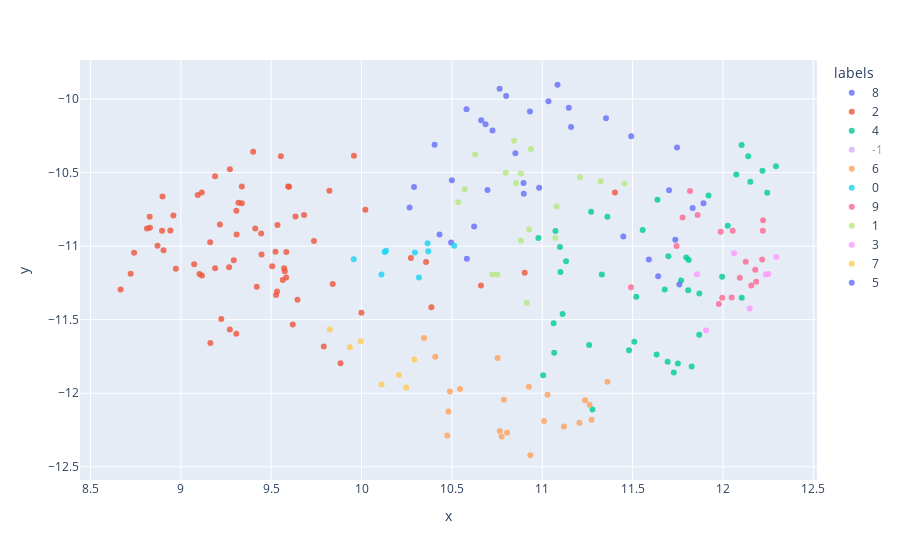

The code cell stored with this chart in its notebook:
### Code cell
def bert_topic_model(df):
    start_time=time.time()
    pdf=utils.preprocess_text(df)
    emb= model.encode(pdf,show_progress_bar=True)
    umap_data, cluster_labels =cluster_and_reduce(emb)
    result = pd.DataFrame(umap_data, columns=['x', 'y','z'])
    result['labels'] = cluster_labels
    result['headline'] = df["seo_title"].values
    result['seo_title'] = df["headline"].values
    result['created_at'] = df["created_at"].dt.date.values
    outliers = result.loc[result.labels == -1, :]
    clustered = result.loc[result.labels != -1, :]
    print("--- %s seconds ---" % (time.time() - start_time))

    print("Outliers: {} | Clustered: {} | {} \n Cluster count: {} ".format(len(outliers),len(clustered),
                                                                 (len(clustered)/(len(outliers)+len(clustered)))
                                                                 ,len(clustered.labels.unique())))
    
    docs_df = pd.DataFrame(pdf, columns=["Doc"])
    docs_df['Topic'] = cluster_labels
    docs_df['Doc_ID'] =df.index.values#df["article_uid"]#range(len(docs_df))
    docs_per_topic = docs_df.groupby(['Topic'], as_index = False).agg({'Doc': ' '.join})

    return result,docs_per_topic

res,docs_per_topic =bert_topic_model(two_weeks_arr[1])

scatter_plot(res)

### Figure 1 — Plotly figure (JSON) as saved in the notebook; plotly's stock layout.template omitted (floating-point values rounded to 4 significant figures)
{"data": [{"customdata": [["2020-09-03"], ["2020-09-03"], ["2020-09-03"], ["2020-09-03"], ["2020-09-03"], ["2020-09-03"], ["2020-09-03"], ["2020-09-03"], ["2020-09-03"], ["2020-09-03"], ["2020-09-03"], ["2020-09-03"], ["2020-09-03"], ["2020-09-03"], ["2020-09-03"], ["2020-09-03"], ["2020-09-03"], ["2020-09-03"], ["2020-09-03"], ["2020-09-03"], ["2020-09-03"], ["2020-09-03"], ["2020-09-03"], ["2020-09-03"], ["2020-09-03"], ["2020-09-03"], ["2020-09-03"], ["2020-09-03"]], "hovertemplate": "<b>%{hovertext}</b><br><br>labels=8<br>x=%{x}<br>y=%{y}<br>created_at=%{customdata[0]}<extra></extra>", "hovertext": ["Gerhard Conradi wurden zwei in 16 Tagen gestohlen - Jedes 5. geklaute Fahrrad ist einE-Bike  -Sachsen-Anhalt -Bild.de", "Eklat in Stadtverordnetenversammlung - Feldmann untersagt Frank das Wort  -Frankfurt -Bild.de", "Leipzig: Warum kostet so ein Grundstück 1,3 Millionen Euro?  -Leipzig -Bild.de", "Alles nur geklaut - Ex-MDR-Star Steimle hat Ärger mit dem Konsum  -Leipzig -Bild.de", "Dresden: Tickt Eure Parkuhr  noch ganz richtig?  -Dresden -Bild.de", "Dresden: Erstes Schiff fährt unter Schweizer Flagge  -Dresden -Bild.de", "Günther Uecker (90) - Eine Schau zum Geburtstag  -Düsseldorf -Bild.de", "Cannabis: Drohne lässt Gras-Tütchen auf Tel Aviv regnen – Passanten freuen sich  -News Ausland -Bild.de", "Debakel für Stadt München: Amazon statt Wohnungen  -München -Bild.de", "Erster Auftritt in Thomaskirche - Thomanerchor singt wieder los  -Leipzig -Bild.de", "Wegen Awo-Affäre: Frankfurts OB Feldmann zeigt seinen Steuerbescheid *** BILDplus Inhalt ***  -Frankfurt -Bild.de", "Retourenbetrieb macht dicht - Otto-Versand streicht 840 Jobs  -Hamburg -Bild.de", "Private Pleiten durch Corona: Wann bin ich überschuldet – und was kann ich tun? *** BILDplus Inhalt ***  -Ratgeber -Bild.de", "Wohnungsnot in Städten: Minihäuser auf Rädern als neues Zuhause  -Wirtschaft -Bild.de", "Corona-Aufstand gegen Macron - EU-Abgeordnete wollen nicht nach Straßburg! *** BILDplus Inhalt ***  -Politik Ausland -Bild.de", "Frankfurt: Ausstellung für Kai Pfaffenbach: Was er sieht, ist GUT und BÖSE!  -Frankfurt -Bild.de", "Coming-out zum Weihnachtsfest: Der schwule Grimm-Bruder Ferdinand  -Bild.de", "OB-Sonderberater Peter Postleb (72) - Null Toleranz für Müllsünder  -Frankfurt -Bild.de", "Corona zum Trotz: Viele Manager lehnen Boni-Kürzungen ab  -Politik Inland -Bild.de", "Gouverneur Cuomo droht Trump: Er braucht in New York City Schutz der Armee  -Politik Ausland -Bild.de", "BILD-Wettschule - Was Sie bei JEDER Wette unbedingt machen sollten *** BILDplus Inhalt ***  -Bild.de", "Immer mehr Müll - Städte ächzen unter Pizzakarton-Flut  -München -Bild.de", "Insolvenz angemeldet: Kult-Puff „Pascha“ wegen Corona pleite!  -Köln -Bild.de", "Neues Konzerthaus: Stadt Nürnberg verteidigt Baumfällungen  -Nürnberg -Bild.de", "Dijon Kizzee erschossen: Nachbarin: „Abgeknallt wie einen Hund“ *** BILDplus Inhalt ***  -News Ausland -Bild.de", "Rentnerin aus Alling kauft Haus für Flüchtlinge *** BILDplus Inhalt ***  -München -Bild.de", "Wegen Terror-Angst und Drogen-Schande - Zaun für Jüdischen Friedhof  -Hamburg -Bild.de", "Mit Segen des Pfarrers - Ich blase in der Kirche das Alphorn!  -Leipzig -Bild.de"], "legendgroup": "8", "marker": {"color": "#636efa", "opacity": 0.8, "symbol": "circle"}, "mode": "markers", "name": "8", "orientation": "v", "showlegend": true, "type": "scatter", "x": [10.7, 11.03, 11.15, 10.5, 11.08, 10.27, 10.43, 10.98, 10.76, 10.5, 10.58, 11.35, 11.75, 10.8, 10.69, 10.29, 10.58, 10.4, 11.7, 10.9, 11.49, 10.93, 10.72, 11.16, 10.9, 10.66, 10.85, 10.62], "xaxis": "x", "y": [-10.62, -10.01, -10.06, -10.55, -9.903, -10.74, -10.92, -10.6, -9.93, -10.98, -10.07, -10.13, -10.33, -9.979, -10.17, -10.6, -11.09, -10.31, -10.62, -10.57, -10.25, -10.08, -10.21, -10.19, -10.64, -10.14, -10.37, -10.87], "yaxis": "y"}, {"customdata": [["2020-09-03"], ["2020-09-03"], ["2020-09-03"], ["2020-09-03"], ["2020-09-03"], ["2020-09-03"], ["2020-09-03"], ["2020-09-03"], ["2020-09-03"], ["2020-09-03"], ["2020-09-03"], ["2020-09-03"], ["2020-09-03"], ["2020-09-03"], ["2020-09-03"], ["2020-09-03"], ["2020-09-03"], ["2020-09-03"], ["2020-09-03"], ["2020-09-03"], ["2020-09-03"], ["2020-09-03"], ["2020-09-03"], ["2020-09-03"], ["2020-09-03"], ["2020-09-03"], ["2020-09-03"], ["2020-09-03"], ["2020-09-03"], ["2020-09-03"], ["2020-09-03"], ["2020-09-03"], ["2020-09-03"], ["2020-09-03"], ["2020-09-03"], ["2020-09-03"], ["2020-09-03"], ["2020-09-03"], ["2020-09-03"], ["2020-09-03"], ["2020-09-03"], ["2020-09-03"], ["2020-09-03"], ["2020-09-03"], ["2020-09-03"], ["2020-09-03"], ["2020-09-03"], ["2020-09-03"], ["2020-09-03"], ["2020-09-03"], ["2020-09-03"], ["2020-09-03"], ["2020-09-03"], ["2020-09-03"], ["2020-09-03"], ["2020-09-03"], ["2020-09-03"], ["2020-09-03"], ["2020-09-03"], ["2020-09-03"], ["2020-09-03"], ["2020-09-03"], ["2020-09-03"], ["2020-09-03"], ["2020-09-03"], ["2020-09-03"], ["2020-09-03"], ["2020-09-03"], ["2020-09-03"], ["2020-09-03"]], "hovertemplate": "<b>%{hovertext}</b><br><br>labels=2<br>x=%{x}<br>y=%{y}<br>created_at=%{customdata[0]}<extra></extra>", "hovertext": ["Hertha BSC: Maximilian Mittelstädt kämpft um Stammplatz und Olympia  -Bundesliga -Bild.de", "Werder Bremen: Kohfeldts K-Frage: Löst Davy Klaassen Niklas Moisander ab?  -Bundesliga -Bild.de", "Das ist Christoph Metzelder: Vom Ministranten zum Vize-Weltmeister  -News Inland -Bild.de", "Abflug nach Monaco - Volland bekommt Popo-Spruch zum Abschied  -Bundesliga -Bild.de", "Das Spieler-Zeugnis der DFB-Stars: Kroos der Kopf, Gosens legt Tor auf *** BILDplus Inhalt ***  -Fussball -Bild.de", "Mehmet Scholl: \"Timo Werner zeigt, warum er so viel Geld wert ist\"  -Fussball -Bild.de", "Tour de France: Ullrich-Helfer rechnet mit Radfahr-Star ab  -Radsport -Bild.de", "Pherai, Collins und Knauff: So plant Favre mit seinenm BVB-Talenten *** BILDplus Inhalt ***  -Bundesliga -Bild.de", "Nationalmannschaft: 1:1 gegen Spanien – Jogi-Schock in letzter Sekunde!  -Fussball -Bild.de", "Formel 1 verbietet „Party-Modus“ - Was bringt die Anti-Mercedes-Regel?  -Formel 1 -Bild.de", "Hallescher FC: Auf Suche nach neuem Kapitän – Wird's Titsch Rivero?  -Fussball -Bild.de", "CFC-Profi Felix Schimmel - Startelf-Premiere endet in der Klinik  -Fussball -Bild.de", "Luka Sliskovic - Magdeburgs neuer Freistoß-Hammer  -3. Liga -Bild.de", "Salewski & Pfeffer - Flügelzange macht Lok Leipzig froh  -Fussball -Bild.de", "Vertrag bis 2023: Trainer Adi Hütter kann neue Eintracht-Ära prägen!  -Bundesliga -Bild.de", "Werder Bremen: Altin Lala macht Wechsel-Druck bei Milot Rashica  -Bundesliga -Bild.de", "Hannover 96: Neunter Neuzugang! Ghana-Rakete Patrick Twumasi im Anflug  -2. Bundesliga -Bild.de", "FC St. Pauli: Jung oder „alt“? – Wie viel Risiko traut sich Schultz?  -2. Bundesliga -Bild.de", "Mainz statt Mailand! 05-Neuzugang Luca Kilian erklärt die Entscheidung  -Bundesliga -Bild.de", "Nations League gegen Spanien: Deutschland mit Sané und Gosens  -Fussball -Bild.de", "Art-Déco-Denkmal für Rüsselsheim - Der vergessene Opel-Turm *** BILDplus Inhalt ***  -Frankfurt -Bild.de", "Preußen-Kapitän Schauerte vorm Liga-Start: „Ich denke immer positiv!\"  -Fussball -Bild.de", "Hannover 96: Zu wenig Spieler, Kenan Kocak stellt seine Co-Trainer auf  -2. Bundesliga -Bild.de", "Darmstadt - Neue Rolle für Power-Paik  -2. Bundesliga -Bild.de", "Waldhof Mannheim: GLÖCKNER So muss mein Kapitän ticken!  -Fussball -Bild.de", "Youssafa Moukokos Verballer-Show  beim DFB!  -Fussball -Bild.de", "Transfer-Gerüchte - BOBIC über Kamada, Dost und Angebote  -Bundesliga -Bild.de", "Kapselverletzung bei Saarbrückens Mendler: Trainer bastelt an Notelf!  -Fussball -Bild.de", "Talent vor Wechsel? Leipzig heiß auf Herthas Samardzic  -Bundesliga -Bild.de", "1. FC Köln: Angst vor Verletzungen: Humpel-FC streicht Generalprobe  -Bundesliga -Bild.de", "Hannover 96: Zu Teuer! Martin Kind hakt Tolgay Arslan ab  -2. Bundesliga -Bild.de", "FCN: Der Club ist an einem Heidenheim-Stürmer dran *** BILDplus Inhalt ***  -2. Bundesliga -Bild.de", "40 Millionen Ablöse? Real jagt diesen Bundesliga-Star! *** BILDplus Inhalt ***  -Fussball -Bild.de", "Union Berlin: Fenerbahce Istanbul verklagt Max Kruse auf 18 Millionen Euro  -Fussball -Bild.de", "Spanien jetzt Risikogebiet: Wo kann ich jetzt eigentlich noch Urlaub machen? *** BILDplus Inhalt ***  -Wirtschaft -Bild.de", "DFB: BILD enthüllt den EM-Masterplan von Bundestrainer Jogi Löw! *** BILDplus Inhalt ***  -Fussball -Bild.de", "2. Liga – Erzgebirge Aue: Klub-Boss schreiben Brief an Spieler-Berater *** BILDplus Inhalt ***  -2. Bundesliga -Bild.de", "Tour de France: Nach Kritik am Tea! Buchmann nicht mehr alleine  -Radsport -Bild.de", "Deutschlands Wunderstürmer - Darum verschweigt der DFB Moukokos Geburtsdatum *** BILDplus Inhalt ***  -Bundesliga -Bild.de", "Schalke 04: Neu-Stürmer Ibisevic spendet sein komplettes Gehalt *** BILDplus Inhalt ***  -Bundesliga -Bild.de", "Formel 1: Sebastian Vettel mit hartem Urteil zu seinem Ferrari  -Formel 1 -Bild.de", "US Open: Tennis-Star Mladenovic mit harter Kritik an US Open!  -Sport-Mix -Bild.de", "FCN: Co-Trainer Schweinsteiger: Wann er Schweini II nicht hören will  -2. Bundesliga -Bild.de", "Neuer Fußball-Boss im Saarland: Heribert Ohlmann soll Zöhler ersetzen!  -Bild.de", "Lionel Messi und der FC Barcelona: „Ja!“ Messi kann sich Barça-Zukunft vorstellen!  -Fussball -Bild.de", "Trainer-Chaos bei RWE: Gerber geht auf Krüger los  -Fussball -Bild.de", "Ablöse-Poker mit dem HSV: Rohr-Transfer lähmt Jena  -Fussball -Bild.de", "Dynamo Dresden: Nasenbeinbruch! Neuzugang Will fällt aus  -2. Bundesliga -Bild.de", "Fortuna Düsseldorf: Edgar Prib will neuer  Leitwolf werden!  -Bundesliga -Bild.de", "Borussia Mönchengladbach: Streicheleinheiten für Mamadou Doucouré  -Bundesliga -Bild.de", "DFB: Hier macht sich Bernd Leno fit für die Schweiz! Kevin Trapp gegen Spanien im Tor  -Fussball -Bild.de", "Lionel Messi: Wende im Poker um den Barça-Superstar?  -Fussball -Bild.de", "Ajax Amsterdam: Edwin van der Sar schreibt Brief an Fans von Manchester United  -Fussball -Bild.de", "Wetter in Deutschland?: BILD weiß: Der Herbst wird warm und der Winter nass!  -News -Bild.de", "Formel 1: Ende einer Ära - Williams-Familie verlässt die Formel 1  -Formel 1 -Bild.de", "1. FC Köln: Training abgebrochen: Córdoba sorgt für Schreck-Moment  -Bundesliga -Bild.de", "Eintracht-Trainer verlängert - Hütter bleibt bis 2023!  -Bundesliga -Bild.de", "Deutschland - Spanien: Lothar Matthäus freut sich über Chelsea-Block  -Fussball -Bild.de", "Halbierung des Rinderbestandes: Klimaaktivist - Wir brauchen einen Ruck!  -News Inland -Bild.de", "Waiblingen: Raser innerorts mit über 100 Km/h unterwegs  -Stuttgart -Bild.de", "Corona-Ärger im französischen Ferienparadies *** BILDplus Inhalt ***  -Politik Ausland -Bild.de", "Weinlese hat begonnen - Badische Winzer rechnen mit gutem Jahrgang 2020  -Stuttgart -Bild.de", "Erster deutscher ISIS-Kämpfer stirbt in kurdischer Haft  -Politik Ausland -Bild.de", "NBA: Aus in Spiel 7: Dieser Block zerstört Schröders Playoff-Traum  -US-Sport -Bild.de", "Deutschland - Spanien: So funktioniert die Nations League  -Fussball -Bild.de", "DFB: 1. Länderspiel für die Nationalmannschaft seit November 2019  -Fussball -Bild.de", "Fortuna Düsseldorf: Prib schreibt berührende Worte zum 96-Abschied  -2. Bundesliga -Bild.de", "RB Leipzig: Ösi-Star Konrad Laimer spendet Teil seines Gehaltes  -Bundesliga -Bild.de", "Kommen wir mit Wasserstoff aus der Krise? Die 7-Milliarden-Euro-Chance  -Bremen -Bild.de", "Tour de France: Nächste Bergankunft! Buchmann dieses  Mal mit Helfern?  -Radsport -Bild.de"], "legendgroup": "2", "marker": {"color": "#EF553B", "opacity": 0.8, "symbol": "circle"}, "mode": "markers", "name": "2", "orientation": "v", "showlegend": true, "type": "scatter", "x": [9.554, 8.828, 9.308, 8.667, 9.267, 9.445, 9.619, 9.116, 9.535, 9.307, 9.271, 9.841, 9.822, 10.02, 9.162, 9.189, 8.959, 9.594, 8.899, 9.189, 9.682, 9.737, 8.722, 9.093, 9.319, 9.103, 8.741, 9.532, 9.4, 9.527, 8.871, 9.337, 8.896, 8.829, 10.9, 9.572, 9.958, 9.791, 8.904, 8.812, 9.163, 9.884, 9.307, 8.972, 8.942, 9.216, 9.599, 9.564, 9.338, 9.293, 9.412, 9.074, 9.117, 10.66, 9.271, 9.42, 9.634, 9.524, 10.27, 9.224, 11.4, 10.39, 9.447, 9.583, 9.506, 9.575, 9.584, 9.645, 10.36, 9.999], "xaxis": "x", "y": [-10.39, -10.8, -10.92, -11.3, -11.14, -10.91, -11.53, -10.64, -10.86, -11.6, -10.48, -11.26, -10.62, -10.75, -10.97, -10.53, -10.79, -10.59, -10.66, -11.15, -10.79, -10.96, -11.19, -10.65, -10.71, -11.19, -11.05, -11.31, -10.36, -11.33, -11.0, -10.59, -10.9, -10.88, -11.18, -11.15, -10.39, -11.68, -11.03, -10.88, -11.66, -11.8, -10.76, -11.15, -10.89, -10.85, -10.6, -11.23, -10.71, -11.1, -10.88, -11.12, -11.2, -11.27, -11.57, -11.28, -10.8, -11.04, -11.08, -11.5, -10.64, -11.42, -11.06, -11.21, -11.14, -11.17, -11.04, -11.36, -11.11, -11.45], "yaxis": "y"}, {"customdata": [["2020-09-03"], ["2020-09-03"], ["2020-09-03"], ["2020-09-03"], ["2020-09-03"], ["2020-09-03"], ["2020-09-03"], ["2020-09-03"], ["2020-09-03"], ["2020-09-03"], ["2020-09-03"], ["2020-09-03"], ["2020-09-03"], ["2020-09-03"], ["2020-09-03"], ["2020-09-03"], ["2020-09-03"], ["2020-09-03"], ["2020-09-03"], ["2020-09-03"], ["2020-09-03"], ["2020-09-03"], ["2020-09-03"], ["2020-09-03"], ["2020-09-03"], ["2020-09-03"], ["2020-09-03"], ["2020-09-03"], ["2020-09-03"], ["2020-09-03"], ["2020-09-03"], ["2020-09-03"], ["2020-09-03"], ["2020-09-03"], ["2020-09-03"], ["2020-09-03"], ["2020-09-03"], ["2020-09-03"], ["2020-09-03"], ["2020-09-03"], ["2020-09-03"], ["2020-09-03"], ["2020-09-03"]], "hovertemplate": "<b>%{hovertext}</b><br><br>labels=4<br>x=%{x}<br>y=%{y}<br>created_at=%{customdata[0]}<extra></extra>", "hovertext": ["Leipzig: Angriffe auf Polizeibeamte bei Demo  -Leipzig -Bild.de", "Begegnung vor Eckernförde - Taliahs Tanz mit dem Ostsee-Flipper *** BILDplus Inhalt ***  -1414 Leser-Reporter -Bild.de", "„NSU 2.0“-Drohmails: Schon wieder ein Datenklau bei der Polizei?  -Politik Inland -Bild.de", "Leipzig: Bleibt der Mord im Leipziger Clara-Park ungeklärt?  -Leipzig -Bild.de", "1 Monat nach Beirut-Explosion: Retter vermuten lebende Person unter Trümmern  -News Ausland -Bild.de", "Werbung für Schuldenschnitt - Lautern-Post für 18.000 Gläubiger  -Fussball -Bild.de", "Schmuck für mehrere 10 000 Euro in nur 3 Minuten geklaut - Der Blitz-Bruch! *** BILDplus Inhalt ***  -Frankfurt -Bild.de", "USA: Schwarzer Daniel Prude stirbt durch Polizeigewalt  -News Ausland -Bild.de", "Leipzig: Großaufgebot sucht Messer-Mann in Einkaufszentrum!  -Leipzig -Bild.de", "In ICE bei Würzburg: Schlägerei wegen Telefonkonferenz  -Nürnberg -Bild.de", "Badeunfall: Männliche Leiche aus See in Sachsen geborgen  -Dresden -Bild.de", "2. Todes-Drama im selben Haus - Warum immer hinter dieser Tür? *** BILDplus Inhalt ***  -Saarland -Bild.de", "Mordfall Cornelia Geißler: Hauptverdächtiger spricht in BILD *** BILDplus Inhalt ***  -Thüringen -Bild.de", "Verfahrens-Ärger - Das passiert, wenn Sie die Schufa verklagen *** BILDplus Inhalt ***  -Bild.de", "Pöhl: Babyleiche entdeckt – Frau mit dunklem Transporter gesucht  -Chemnitz -Bild.de", "Verbrechen in Saarbrücken - Regional-Analyse soll Ursachen erforschen  -Saarland -Bild.de", "Aus Jugendeinrichtung in Kassel abgehauen - 14-Jähriger aus Schlamm gerettet  -Frankfurt -Bild.de", "Wegen 1000 Euro! 12 Jahre Haft für Ur-Oma-Mörder  -Bremen -Bild.de", "Prozess gegen mutmaßlichen Frauen-Quäler - Nach neun Jahren vor Gericht!  -Hamburg -Bild.de", "Essen: Dieb-Fahndung! Vorsicht Kamera beim Kippen-Klau  -Ruhrgebiet -Bild.de", "Beim Keschern im Hafen - Aike (9) fängt seltenes Seepferdchen  -Bremen -Bild.de", "Ausschreitungen am Reichstag - Reul fordert Abgrenzung von Rechts  -Düsseldorf -Bild.de", "Solingen (NRW): Drama – Polizei findet fünf tote Kinder  -Düsseldorf -Bild.de", "Prozess um Kleingärtner-Zoff - „Diese Faust wird dich töten“  -Düsseldorf -Bild.de", "Drama in Solingen - Mehrere tote Kinder gefunden  -News -Bild.de", "Unscharfe Fahndungsfotos: Das ist der Chemnitzer Juwelen-Räuber  -Chemnitz -Bild.de", "Deggendorf: Mann attackiert 23-Jährigen mit Küchenbeil  -München -Bild.de", "Hamm: American Pitbull zerbeißt Mann (35) die Wade  -Ruhrgebiet -Bild.de", "Mord an Journalist Jan Kuciak: Freispruch für Drahtzieher-Millionär  -Politik Ausland -Bild.de", "Brand und Explosion auf Öltanker  -News Ausland -Bild.de", "Düsseldorf: 3000 Euro Belohnung für Hinweise auf Messerstecher  -Düsseldorf -Bild.de", "Brasilien: Schwangere ermordet – Baby aus Bauch geschnitten  -News Ausland -Bild.de", "Peinliche Panne in Dortmund - Tausende Briefwahlunterlagen falsch!  -Ruhrgebiet -Bild.de", "Essen: Ein Verletzter, eine Festnahme – Prügel statt Streitschlichtung  -Ruhrgebiet -Bild.de", "Youtuber Claudius Vertesi in Nürnberg: Polizeieinsatz wegen Scooter-Star  -Nürnberg -Bild.de", "29-Jähriger in U-Haft - Tatverdächtiger nach Diebstahlserie gefasst  -München -Bild.de", "Frachter mit 43 Menschen gesunken: Nur ein Mann konnte gerettet werden  -News Ausland -Bild.de", "Riegelsberg: Frau schwer verletzt, Mann tot in Auto  -Saarland -Bild.de", "Baumarkt abgefackelt: Millionenschaden bei Brand in Lingen  -Bremen -Bild.de", "Insel Rügen : Tote Prostituierte am Ostsee-Strand verscharrt?  -Mecklenburg-Vorpommern -Bild.de", "Tödliche Messer-Attacke - Mann bei Flensburg niedergestochen  -Hamburg -Bild.de", "Kandidaten im Kölner Wahlkampf so jung wie nie zuvor *** BILDplus Inhalt ***  -Köln -Bild.de", "Er rettete Frau vor Vergewaltigung in München: Dieser Mann ist ein Held  -München -Bild.de"], "legendgroup": "4", "marker": {"color": "#00cc96", "opacity": 0.8, "symbol": "circle"}, "mode": "markers", "name": "4", "orientation": "v", "showlegend": true, "type": "scatter", "x": [12.0, 11.28, 11.92, 11.63, 11.87, 12.07, 11.64, 11.81, 11.8, 11.13, 11.73, 11.52, 11.07, 11.27, 11.77, 12.29, 11.51, 11.07, 11.06, 11.36, 11.48, 12.1, 12.25, 11.1, 12.15, 11.56, 11.33, 11.68, 11.11, 11.83, 12.03, 11.26, 12.22, 11.7, 10.98, 11.1, 11.75, 11.87, 12.1, 11.69, 11.81, 12.14, 11.01], "xaxis": "x", "y": [-11.21, -12.11, -10.66, -11.74, -11.6, -10.51, -10.68, -11.09, -11.08, -11.1, -11.86, -11.34, -10.9, -10.77, -11.23, -10.46, -11.65, -11.72, -11.52, -10.8, -11.71, -10.31, -10.64, -11.18, -10.56, -10.89, -11.19, -11.29, -11.46, -11.82, -10.86, -11.67, -10.49, -11.07, -10.95, -11.01, -11.8, -11.32, -11.35, -11.79, -11.3, -10.39, -11.88], "yaxis": "y"}, {"customdata": [["2020-09-03"], ["2020-09-03"], ["2020-09-03"], ["2020-09-03"], ["2020-09-03"], ["2020-09-03"], ["2020-09-03"], ["2020-09-03"], ["2020-09-03"], ["2020-09-03"], ["2020-09-03"], ["2020-09-03"], ["2020-09-03"], ["2020-09-03"], ["2020-09-03"], ["2020-09-03"], ["2020-09-03"]], "hovertemplate": "<b>%{hovertext}</b><br><br>labels=-1<br>x=%{x}<br>y=%{y}<br>created_at=%{customdata[0]}<extra></extra>", "hovertext": ["Synagogen-Attentat - So gedenkt Halle der Opfer  -Sachsen-Anhalt -Bild.de", "Dresdens Corona-Fahrplan - Mai freut sich auf Rückkehr der Fans  -2. Bundesliga -Bild.de", "Tennis: Stadion am Hamburger Rothenbaum für 10 Mio. Euro saniert  -Sport-Mix -Bild.de", "Retheklappbrücke - Hafen-Chef inspiziert Problem-Brücke  -Hamburg -Bild.de", "Bröckelnde Weidetor-Brücke: Hier geht‘s nur noch einspurig voran  -Hannover -Bild.de", "CDU Nordsachsen: Gerangel um Kandidatur - Plötzlich will Schenderlein in den Bundestag  -Leipzig -Bild.de", "Kamera übersehen! Paketbote beim Klauen erwischt!  -Bremen -Bild.de", "Hochzeit ohne Abstand: Hollands Corona-Minister Grapperhaus geht es an den Kragen!  -Politik Ausland -Bild.de", "Unfalldrama in Sachsen : Moped-Fahrer (16) rammt Traktor – tot  -Chemnitz -Bild.de", "Umfrage in Baden-Württemberg: Jugendliche mit Demokratie zufrieden  -Stuttgart -Bild.de", "Archäologie: Experten zweifeln am Alter der Himmelsscheibe von Nebra  -Sachsen-Anhalt -Bild.de", "Das Kreuz Herne kriegt einen 550 Meterlangen Tunnel - Autobahn unter Tage  -Ruhrgebiet -Bild.de", "Für die Museen - Düsseldorf kauft 100 Kunstwerke als Corona-Hilfe  -Düsseldorf -Bild.de", "Frankfurt – Unter Lkw eingeklemmt: Frau kracht in Stau-Ende – tot  -Frankfurt -Bild.de", "Alltagsfrage - Warum fahren wir rechts auf der Straße?  -Ratgeber -Bild.de", "Rechnungshof prangert an  - Landesregierung bläht Ministerien auf  -Hannover -Bild.de", "Fürs Maritime Museum: 70 000 Schiffe, aber nur eins kann schwimmen  -Hamburg -Bild.de"], "legendgroup": "-1", "marker": {"color": "#ab63fa", "opacity": 0.8, "symbol": "circle"}, "mode": "markers", "name": "-1", "orientation": "v", "showlegend": true, "type": "scatter", "visible": "legendonly", "x": [10.91, 10.41, 10.06, 11.03, 11.19, 10.54, 11.69, 10.79, 10.93, 11.57, 11.11, 11.54, 11.15, 11.53, 10.61, 11.59, 11.1], "xaxis": "x", "y": [-10.78, -10.54, -10.78, -10.59, -10.51, -11.88, -10.94, -11.59, -11.0, -10.72, -10.89, -10.3, -10.37, -11.14, -10.99, -10.43, -11.5], "yaxis": "y"}, {"customdata": [["2020-09-03"], ["2020-09-03"], ["2020-09-03"], ["2020-09-03"], ["2020-09-03"], ["2020-09-03"], ["2020-09-03"], ["2020-09-03"], ["2020-09-03"], ["2020-09-03"], ["2020-09-03"], ["2020-09-03"], ["2020-09-03"], ["2020-09-03"], ["2020-09-03"], ["2020-09-03"], ["2020-09-03"], ["2020-09-03"], ["2020-09-03"], ["2020-09-03"], ["2020-09-03"]], "hovertemplate": "<b>%{hovertext}</b><br><br>labels=6<br>x=%{x}<br>y=%{y}<br>created_at=%{customdata[0]}<extra></extra>", "hovertext": ["„SOKO“-Star Amy Mußul (29) - Ich wurde bei IKEA entdeckt *** BILDplus Inhalt ***  -Leute -Bild.de", "Désirée Nick gratuliert bei BILD - PROSTata, Jack White! *** BILDplus Inhalt ***  -Leute -Bild.de", "„Love Island“ wird zum Po-Paradies: Jetzt ziehen die Frauen ihre schärfsten Waffen *** BILDplus Inhalt ***  -TV -Bild.de", "Schlafzimmer-Geheimnis - Darum sperrt Ross Antony seinen Mann nachts ein  -Bild.de", "Elene Ameur: So zurückgezogen lebt der „Promi Big Brother“-Star *** BILDplus Inhalt ***  -TV -Bild.de", "Miley Cyrus wieder solo - Die Ehe mit Liam war wie eine Sucht  -Leute -Bild.de", "Brad Pitts neue Flamme - Wovon Nicole nicht die Finger lassen kann ...  -Leute -Bild.de", "Carole Baskin: „Tiger King“-Star tanzt bei US-„Let’s Dance“  -Leute -Bild.de", "Marie Nasemann hat die Nase voll von Instagram  -Leute -Bild.de", "FC Bayern: Herrlich ehrlich – Klo-Klartext von FCB-Spielerfrau *** BILDplus Inhalt ***  -Bundesliga -Bild.de", "„Bachata“ – die neue Single - Signiertes Fan-Paket von Kay One ersteigern  -Ein Herz für Kinder -Bild.de", "Cora Schumacher: Im Urlaub mit ihrem Neuen – aber im TV küsst sie IHN *** BILDplus Inhalt ***  -TV -Bild.de", "„Jetzt reden vier“: Rekordaustritte – Ist die Kirche ein Auslaufmodell?  -Leute -Bild.de", "„Love Island“ bringt Pietro Lombardi auf die Palme  -TV -Bild.de", "Frankfurt: Sie glauben nicht: Warum Andrea Ballschuh hier weint!  -Frankfurt -Bild.de", "Die Geschichte einer Puppe - Bruchsaler Schloss zeigt Barbie-Sammlung  -Stuttgart -Bild.de", "Karin Baumüller-Söder Patin der Reiterstaffel: First Lady ist Turnier-Reiterin  -Nürnberg -Bild.de", "Film ab! - Weltmeisterin rollt durchs Viertel  -Bremen -Bild.de", "TV-Star Brigitte Antonius (87): „Rote Rosen“-Oma für tot erklärt  -Hamburg -Bild.de", "Deutscher Radiopreis - Katie Melua kommt in den Schuppen 52  -Hamburg -Bild.de", "„Love Island“ - Marc und Anna fischen mit dem großen Liebes-Netz  -TV -Bild.de"], "legendgroup": "6", "marker": {"color": "#FFA15A", "opacity": 0.8, "symbol": "circle"}, "mode": "markers", "name": "6", "orientation": "v", "showlegend": true, "type": "scatter", "x": [11.27, 10.49, 11.01, 10.54, 11.12, 10.47, 10.78, 11.21, 10.77, 10.93, 10.35, 10.48, 11.03, 10.81, 11.26, 11.24, 11.36, 10.41, 10.93, 10.75, 10.79], "xaxis": "x", "y": [-12.18, -11.99, -12.19, -11.97, -12.23, -12.29, -12.29, -12.2, -12.26, -12.42, -11.63, -12.12, -12.01, -12.27, -12.08, -12.05, -11.92, -11.75, -11.96, -11.76, -12.04], "yaxis": "y"}, {"customdata": [["2020-09-03"], ["2020-09-03"], ["2020-09-03"], ["2020-09-03"], ["2020-09-03"], ["2020-09-03"], ["2020-09-03"], ["2020-09-03"], ["2020-09-03"]], "hovertemplate": "<b>%{hovertext}</b><br><br>labels=0<br>x=%{x}<br>y=%{y}<br>created_at=%{customdata[0]}<extra></extra>", "hovertext": ["Nordstream 2 – Kommentar: Die Union darf nicht vor Putin kuschen!  -Politik -Bild.de", "Nawalny-Vergiftung – Post von Wagner: Betrifft: Putins Gift  -Politik -Bild.de", "Nawalny-Vergiftung: Deutsches Steuergeld oder Putins Blutgeld für Ex-Kanzler Schröder? *** BILDplus Inhalt ***  -Politik Inland -Bild.de", "Nawalny Vergiftung – „Mordversuch“: EU droht Russland mit Sanktionen  -Politik Ausland -Bild.de", "Nawalny-Vergiftung: Das Geheimlabor, in dem Putins Gift nachgewiesen wurde *** BILDplus Inhalt ***  -Politik -Bild.de", "AKK geht auf den Kreml los - „Das System Putin ist ein aggressives Regime“  -Politik Inland -Bild.de", "Nawalny: Kreml behauptet, er soll in Deutschland vergiftet worden sein  -Politik Inland -Bild.de", "In Lederhose - Donald Duck feiert auf dem Oktoberfest  -München -Bild.de", "Eklat bei Maischberger - ARD-Moderator: Trump Vorbild für Reichsbürger *** BILDplus Inhalt ***  -Politik -Bild.de"], "legendgroup": "0", "marker": {"color": "#19d3f3", "opacity": 0.8, "symbol": "circle"}, "mode": "markers", "name": "0", "orientation": "v", "showlegend": true, "type": "scatter", "x": [10.14, 10.3, 10.13, 10.51, 10.32, 10.37, 10.37, 10.11, 9.957], "xaxis": "x", "y": [-11.03, -11.04, -11.04, -11.0, -11.21, -11.03, -10.98, -11.19, -11.09], "yaxis": "y"}, {"customdata": [["2020-09-03"], ["2020-09-03"], ["2020-09-03"], ["2020-09-03"], ["2020-09-03"], ["2020-09-03"], ["2020-09-03"], ["2020-09-03"], ["2020-09-03"], ["2020-09-03"], ["2020-09-03"], ["2020-09-03"], ["2020-09-03"], ["2020-09-03"], ["2020-09-03"], ["2020-09-03"], ["2020-09-03"], ["2020-09-03"]], "hovertemplate": "<b>%{hovertext}</b><br><br>labels=9<br>x=%{x}<br>y=%{y}<br>created_at=%{customdata[0]}<extra></extra>", "hovertext": ["Blutspende – Spender dringend gesucht: Krankenhäusern geht das Blut aus!  -Politik Inland -Bild.de", "Ergebnis-Übermittlung von Corona-Tests - Auch an Bayerns Flughäfen gibt es Verzögerungen  -München -Bild.de", "Coronavirus: Dresdens Volleyball-Damen in Quarantäne  -Dresden -Bild.de", "Mitarbeiter unter Verdacht: Staatsanwälte ermitteln im Maßregelvollzug  -Hannover -Bild.de", "Kontrollen in Niedersachsen: 10.000 Verstöße gegen die Maskenpflicht  -Hannover -Bild.de", "Trotz Corona-Fällen - Saar-Ministerin weiter gegen Maskenpflicht  -Saarland -Bild.de", "Gerichtsentscheid - Bordelle in Sachsen-Anhalt dürfen wieder öffnen  -Sachsen-Anhalt -Bild.de", "Kein Corona, sondern West-Nil-Virus: Vier Menschen 2020 hierzulande infiziert  -Ratgeber -Bild.de", "Bayer Leverkusen: Wirbel um Wunsch-Stürmer: Schick in Quarantäne!  -Bundesliga -Bild.de", "Start in USA im November geplant: Wie sicher ist der Corona-Impfstoff? *** BILDplus Inhalt ***  -Gesundheit -Bild.de", "Blutspende-Verbot: Sex-Abstinenz soll von 12 auf 4 Monate reduziert werden  -Bild.de", "Bundesstiftung Magnus Hirschfeld: „Corona trifft LGBTQ-Menschen besonders hart“  -Bild.de", "Schock-Zahlen aus Bayern: Hälfte der Lehrer will kein Corona-Test  -München -Bild.de", "Corona-Antikörpertest wird nicht in Apotheken verkauft  -Leipzig -Bild.de", "Corona: Kanadas Top-Medizinerin empfiehlt: Tragen Sie auch beim Sex  eine Maske!  -Politik Ausland -Bild.de", "Hamburger Hauptbahnhof: Corona-Testzentrum geöffnet  -Hamburg -Bild.de", "Die Hälfte lässt sich nicht testen - Liebe Lehrer, ich habe eine Frage  -München -Bild.de", "Corona-Fall am Gymnasium Seelze - 130 Schüler in Quarantäne  -Hannover -Bild.de"], "legendgroup": "9", "marker": {"color": "#FF6692", "opacity": 0.8, "symbol": "circle"}, "mode": "markers", "name": "9", "orientation": "v", "showlegend": true, "type": "scatter", "x": [11.82, 11.74, 11.98, 12.22, 12.05, 12.22, 12.22, 12.09, 11.49, 12.05, 12.18, 12.13, 11.78, 12.18, 12.0, 12.16, 11.86, 11.99], "xaxis": "x", "y": [-10.63, -11.0, -11.39, -10.9, -10.9, -10.82, -11.09, -11.21, -11.28, -11.35, -11.16, -11.11, -10.8, -11.24, -11.35, -11.27, -10.79, -10.9], "yaxis": "y"}, {"customdata": [["2020-09-03"], ["2020-09-03"], ["2020-09-03"], ["2020-09-03"], ["2020-09-03"], ["2020-09-03"], ["2020-09-03"], ["2020-09-03"], ["2020-09-03"], ["2020-09-03"], ["2020-09-03"], ["2020-09-03"], ["2020-09-03"], ["2020-09-03"], ["2020-09-03"], ["2020-09-03"], ["2020-09-03"], ["2020-09-03"]], "hovertemplate": "<b>%{hovertext}</b><br><br>labels=1<br>x=%{x}<br>y=%{y}<br>created_at=%{customdata[0]}<extra></extra>", "hovertext": ["Würzburger Kickers: Spaß-Foto nach Doppel-Aufstieg in die 2. Liga  -Fussball -Bild.de", "Roland Kaiser zurück auf der Bühne zurück: „Hier geht’s nicht um mich“  -Musik -Bild.de", "7500 Fans im Ostseestadion - So läuft der DFB-Pokal bei Hansa  -Fussball -Bild.de", "Hertha BSC: 4000 Fans dürfen gegen Eintracht Frankfurt ins Olympiastadion  -Bundesliga -Bild.de", "HSV & Pauli: Innen-Senator Grote kritisiert Leipzig und bremst weiter  -2. Bundesliga -Bild.de", "Neuer Spielplan: DHfK Leipzig paddelt gegen Ludwigshafen los  -Sport-Mix -Bild.de", "Wegen Corona-Verboten - Bayerische Amateure wollen gegen Söder klagen  -Fussball -Bild.de", "Chaos bei Landesverbänden: Berlin spielt nur Hinrunde aus  -Fussball -Bild.de", "Appell von DFL-Boss Seifert - „Wir können nicht ängstlich verharren“  -Bundesliga -Bild.de", "Hygienekonzept erarbeitet - FC Augsburg wäre auf Fans vorbereitet  -Bundesliga -Bild.de", "Münchner Gasthäuser machen mit: Ein Prosit auf die Wirtshaus-Wiesn  -München -Bild.de", "CSU legt Papier vor: Knallhart-Strafen für Angriffe auf Polizisten  -Politik Inland -Bild.de", "„Back to live“-Konzert in Berlin: Roland Kaiser heute in der Waldbühne  -Musik -Bild.de", "Highlights im Live-Ticker - Hier verpassen Sie nichts von der IFA!  -Digital -Bild.de", "Anti-Terror-Plan nach Demo-Sturm: Gräbt sich der Bundestag jetzt ein?  -Politik Inland -Bild.de", "Konzert im Knast - Dortmunder Oper singt für Knackis in der JVA  -Ruhrgebiet -Bild.de", "Kommentar: Herr Tschentscher, öffnen Sie die Tore bei HSV und St. Pauli  -2. Bundesliga -Bild.de", "Neuer Vorstoß im Kampf um Fans - Köln kontaktiert NRW-Staatskanzlei  -Bundesliga -Bild.de"], "legendgroup": "1", "marker": {"color": "#B6E880", "opacity": 0.8, "symbol": "circle"}, "mode": "markers", "name": "1", "orientation": "v", "showlegend": true, "type": "scatter", "x": [11.07, 10.72, 10.85, 10.63, 10.57, 10.54, 11.08, 11.21, 11.46, 10.88, 10.93, 11.32, 10.75, 10.91, 10.84, 10.88, 10.8, 10.94], "xaxis": "x", "y": [-10.94, -11.19, -10.57, -10.38, -10.61, -10.7, -10.73, -10.53, -10.57, -10.51, -10.89, -10.56, -11.19, -11.38, -10.28, -10.96, -10.5, -10.34], "yaxis": "y"}, {"customdata": [["2020-09-03"], ["2020-09-03"], ["2020-09-03"], ["2020-09-03"], ["2020-09-03"], ["2020-09-03"], ["2020-09-03"]], "hovertemplate": "<b>%{hovertext}</b><br><br>labels=3<br>x=%{x}<br>y=%{y}<br>created_at=%{customdata[0]}<extra></extra>", "hovertext": ["Familiendrama in Solingen - Vergiftete Christiane K. (27) ihre fünf Kinder? *** BILDplus Inhalt ***  -News Inland -Bild.de", "Zahnarzt-Paar tötete eigene Kinder - Strafe der Mutter wird überprüft  -Frankfurt -Bild.de", "Fotos bei Ex-Nationalspieler entdeckt - Kinderporno-Anklage gegen Christoph Metzelder *** BILDplus Inhalt ***  -News Inland -Bild.de", "Weil sie eine Party feierten - Dutzende Schwule in Indonesien festgenommen  -Bild.de", "Sex-Skandal in den USA: Richterin hat Dreier im Gericht – gefeuert!  -News Ausland -Bild.de", "Missbrauchsprozess in Göttingen: Bekannter der Lügde-Täter vor Gericht  -Hannover -Bild.de", "Indigene Völker in Gefahr - Auch das noch – Corona-Alarm bei den Steinzeitmenschen!  -News Ausland -Bild.de"], "legendgroup": "3", "marker": {"color": "#FF97FF", "opacity": 0.8, "symbol": "circle"}, "mode": "markers", "name": "3", "orientation": "v", "showlegend": true, "type": "scatter", "x": [12.06, 11.86, 12.3, 12.15, 12.24, 12.25, 11.91], "xaxis": "x", "y": [-11.05, -11.19, -11.07, -11.42, -11.19, -11.19, -11.57], "yaxis": "y"}, {"customdata": [["2020-09-03"], ["2020-09-03"], ["2020-09-03"], ["2020-09-03"], ["2020-09-03"], ["2020-09-03"], ["2020-09-03"]], "hovertemplate": "<b>%{hovertext}</b><br><br>labels=7<br>x=%{x}<br>y=%{y}<br>created_at=%{customdata[0]}<extra></extra>", "hovertext": ["„James Bond 007 – Keine Zeit zu Sterben“: Das verrät der neue Trailer!  -Kino -Bild.de", "„Tony Hawk's Pro Skater 1 + 2“ im Test - Nostalgie-Trip für Konsolen-Skater  -Spiele -Bild.de", "Chadwick Boseman: Letzter bewegender Brief des „Black Panther“-Stars  -Leute -Bild.de", "Mitten in der Corona-Krise - Darum ist Bezos-Ex plötzlich reichste Frau der Welt!  -Wirtschaft -Bild.de", "90s-Rap-Star Nana ist zurück: Aus meinen Jugendsünden habe ich gelernt *** BILDplus Inhalt ***  -Musik -Bild.de", "Dwayne „The Rock“ Johnson: Ganze Familie hatte Corona  -Leute -Bild.de", "Dank neuartigem Schmerz-Stopfen aus Japan: Tänzerin kann wieder tanzen *** BILDplus Inhalt ***  -Düsseldorf -Bild.de"], "legendgroup": "7", "marker": {"color": "#FECB52", "opacity": 0.8, "symbol": "circle"}, "mode": "markers", "name": "7", "orientation": "v", "showlegend": true, "type": "scatter", "x": [10.11, 10.21, 9.996, 10.29, 9.825, 9.936, 10.25], "xaxis": "x", "y": [-11.94, -11.88, -11.65, -11.77, -11.57, -11.69, -11.96], "yaxis": "y"}, {"customdata": [["2020-09-03"], ["2020-09-03"], ["2020-09-03"], ["2020-09-03"], ["2020-09-03"], ["2020-09-03"], ["2020-09-03"]], "hovertemplate": "<b>%{hovertext}</b><br><br>labels=5<br>x=%{x}<br>y=%{y}<br>created_at=%{customdata[0]}<extra></extra>", "hovertext": ["Gerüche und Geräusche stören - Nachbar will Rentner Horst-Dieter Tauben verbieten *** BILDplus Inhalt ***  -Saarland -Bild.de", "Mäuse in S-Bahn vergessen - Wem gehören Max und Moritz?  -München -Bild.de", "Thüringen: Nur noch halb so viele Tiere geschlachtet  -Thüringen -Bild.de", "Gießen: Studenten erfinden System gegen Schwelbrände  -Frankfurt -Bild.de", "Masseninfektion in Mainz: Hochzeitspaar und Veranstalter droht Bußgeld  -Frankfurt -Bild.de", "Ober-Ramstadt: Dromedar-Frauchen bei Ausflug schwer verletzt  -Frankfurt -Bild.de", "Foto-Beweis nach Pferde-Rissn - Wölfe! Es werden immer mehr  -Hannover -Bild.de"], "legendgroup": "5", "marker": {"color": "#636efa", "opacity": 0.8, "symbol": "circle"}, "mode": "markers", "name": "5", "orientation": "v", "showlegend": true, "type": "scatter", "x": [11.89, 11.76, 11.45, 11.59, 11.83, 11.64, 11.74], "xaxis": "x", "y": [-10.71, -11.26, -10.93, -11.09, -10.74, -11.21, -10.96], "yaxis": "y"}], "layout": {"autosize": true, "legend": {"title": {"text": "labels"}, "tracegroupgap": 0}, "margin": {"t": 60}, "xaxis": {"anchor": "y", "autorange": true, "domain": [0, 1], "range": [8.448, 12.51], "title": {"text": "x"}, "type": "linear"}, "yaxis": {"anchor": "x", "autorange": true, "domain": [0, 1], "range": [-12.58, -9.75], "title": {"text": "y"}, "type": "linear"}}}
